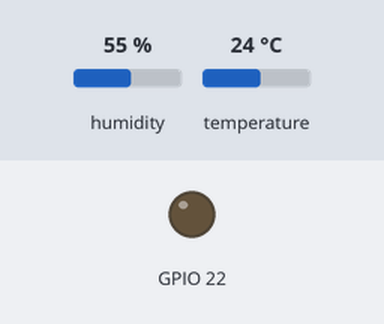
A sketch run on a simulated ESP32. On the bench: output pins drawn as LEDs (lit = HIGH). Inputs (shaded band) come from the test bench; at power-on: humidity 55 %, temperature 24 °C. WiFi joins after 1.5 s; servers stay silent unless stated; uploads are accepted with an empty reply; what the sketch prints to the serial monitor is not drawn.

Above: at 2.9 s.
At 18.5 s:
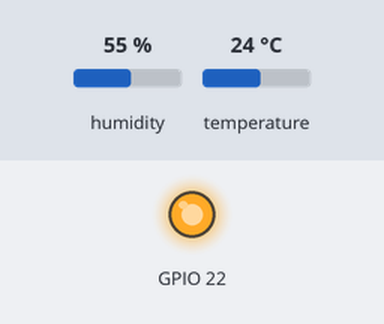
Timing chart, 0 to 42.7 s (numbered marks = the images above):
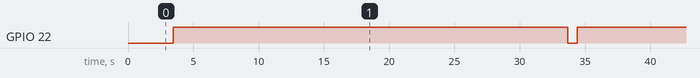

Measured:
- by itself, GPIO 22: alternates HIGH for 30.2 s and LOW for 0.70 s

The sketch:

esp32-temperature-v2.7.ino
```cpp
#include <WiFi.h>
#include <WiFiManager.h>
#include <HTTPClient.h>
#include <DHT.h>
#define DHTPIN 27
#define DHTTYPE DHT11
DHT dht(DHTPIN, DHTTYPE);

float h, t, f, hic, hif;

void setup() {
  delay(1000);
  Serial.begin(9600);
  dht.begin();
  WiFi.mode(WIFI_STA);

  WiFiManager wm;
  wm.setAPCallback(configModeCallback);
  if (!wm.autoConnect("ESP32-temperature")) {
    Serial.println("failed to connect and hit timeout");
    ESP.restart();
    delay(1000);
  }
  Serial.println("connected...yeey :)");
  pinMode(22,OUTPUT);
}

void loop() {
  while (WiFi.status() != WL_CONNECTED) {
    WiFiManager wm;
    wm.setAPCallback(configModeCallback);
    if (!wm.autoConnect("ESP32-temperature")) {
      Serial.println("failed to connect and hit timeout");
      ESP.restart();
    delay(1000);
    }
    Serial.println("connected...yeey :)");
  }
  read_dht();
  kirim_data();
  digitalWrite(22,LOW);
  delay(700);
  digitalWrite(22,HIGH);
  delay(30000);
}

void read_dht() {
  h = dht.readHumidity();
  t = dht.readTemperature();
  f = dht.readTemperature(true);
  hif = dht.computeHeatIndex(f, h);
  hic = dht.computeHeatIndex(t, h, false);


  // Check if any reads failed and exit early (to try again).
  if (isnan(h) || isnan(t)) {
    Serial.println(F("Failed to read from DHT sensor!"));
    return;
  }
  Serial.print(F("Humidity: "));
  Serial.print(h);
  Serial.print(F("%  Temperature: "));
  Serial.print(t);
  Serial.print(F("°C "));
  Serial.print(f);
  Serial.print(F("°F  Heat index: "));
  Serial.print(hic);
  Serial.print(F("°C "));
  Serial.print(hif);
  Serial.println(F("°F"));
}

void kirim_data() {

  float kelembaban, suhuc, suhuf, heatc, heatf;
  kelembaban = h;
  suhuc = t;
  suhuf = f;
  heatc = hic;
  heatf = hif;

  String postData = (String)"kelembaban=" + kelembaban + "&suhuc=" + suhuc
                    + "&suhuf=" + suhuf + "&heatc=" + heatc + "&heatf=" + heatf;

  HTTPClient http;
  http.begin("http://ribut.ngopikode.my.id/esp32-temperature/api.php");
  http.addHeader("Content-Type", "application/x-www-form-urlencoded");

  auto httpCode = http.POST(postData);
  String payload = http.getString();

  Serial.println(postData);
  Serial.println(payload);

  http.end();
}

void configModeCallback (WiFiManager *myWiFiManager) {
  Serial.println("Entered config mode");
  Serial.println(WiFi.softAPIP());
  //if you used auto generated SSID, print it
  Serial.println(myWiFiManager->getConfigPortalSSID());
}
```
